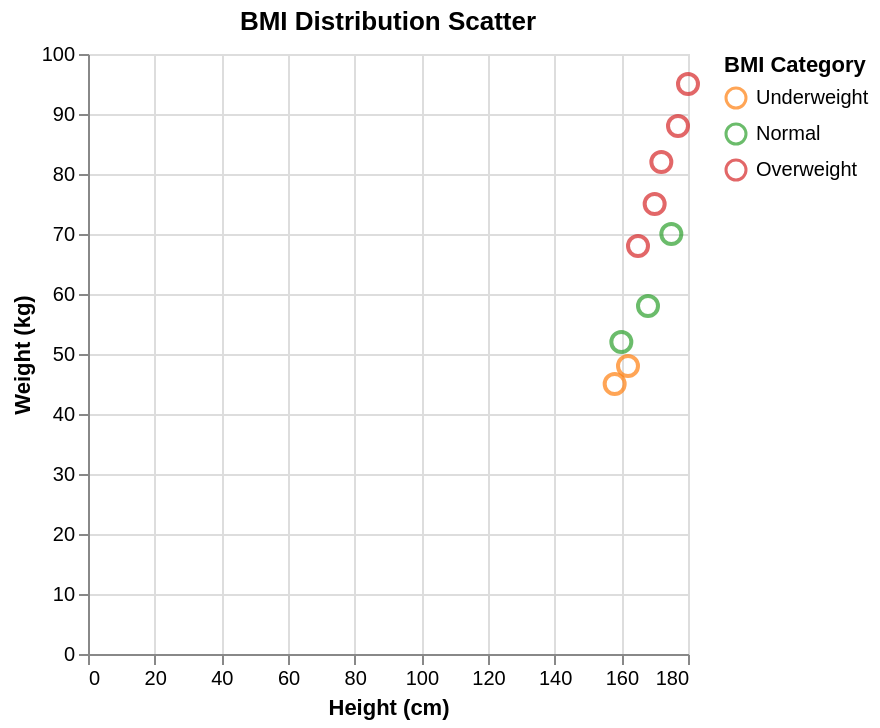

The Vega-Lite source for this figure:
### Vega-Lite specification from a JSON file in a GitHub repository (floating-point values rounded to 4 significant figures)
{"$schema": "https://vega.github.io/schema/vega-lite/v6.json", "description": "BMI distribution analysis", "data": {"values": [{"height": 160, "weight": 52, "bmi": 20.3, "category": "Normal"}, {"height": 165, "weight": 68, "bmi": 25.0, "category": "Overweight"}, {"height": 170, "weight": 75, "bmi": 25.9, "category": "Overweight"}, {"height": 175, "weight": 70, "bmi": 22.9, "category": "Normal"}, {"height": 180, "weight": 95, "bmi": 29.3, "category": "Overweight"}, {"height": 158, "weight": 45, "bmi": 18.0, "category": "Underweight"}, {"height": 172, "weight": 82, "bmi": 27.7, "category": "Overweight"}, {"height": 168, "weight": 58, "bmi": 20.5, "category": "Normal"}, {"height": 177, "weight": 88, "bmi": 28.1, "category": "Overweight"}, {"height": 162, "weight": 48, "bmi": 18.3, "category": "Underweight"}]}, "mark": "point", "encoding": {"x": {"field": "height", "type": "quantitative", "axis": {"title": "Height (cm)"}}, "y": {"field": "weight", "type": "quantitative", "axis": {"title": "Weight (kg)"}}, "color": {"field": "category", "type": "nominal", "scale": {"domain": ["Underweight", "Normal", "Overweight"], "range": ["#ff7f0e", "#2ca02c", "#d62728"]}, "legend": {"title": "BMI Category"}}, "size": {"value": 100}, "tooltip": [{"field": "height", "type": "quantitative", "title": "Height (cm)"}, {"field": "weight", "type": "quantitative", "title": "Weight (kg)"}, {"field": "bmi", "type": "quantitative", "title": "BMI", "format": ".1f"}, {"field": "category", "type": "nominal", "title": "Category"}]}, "title": "BMI Distribution Scatter"}
